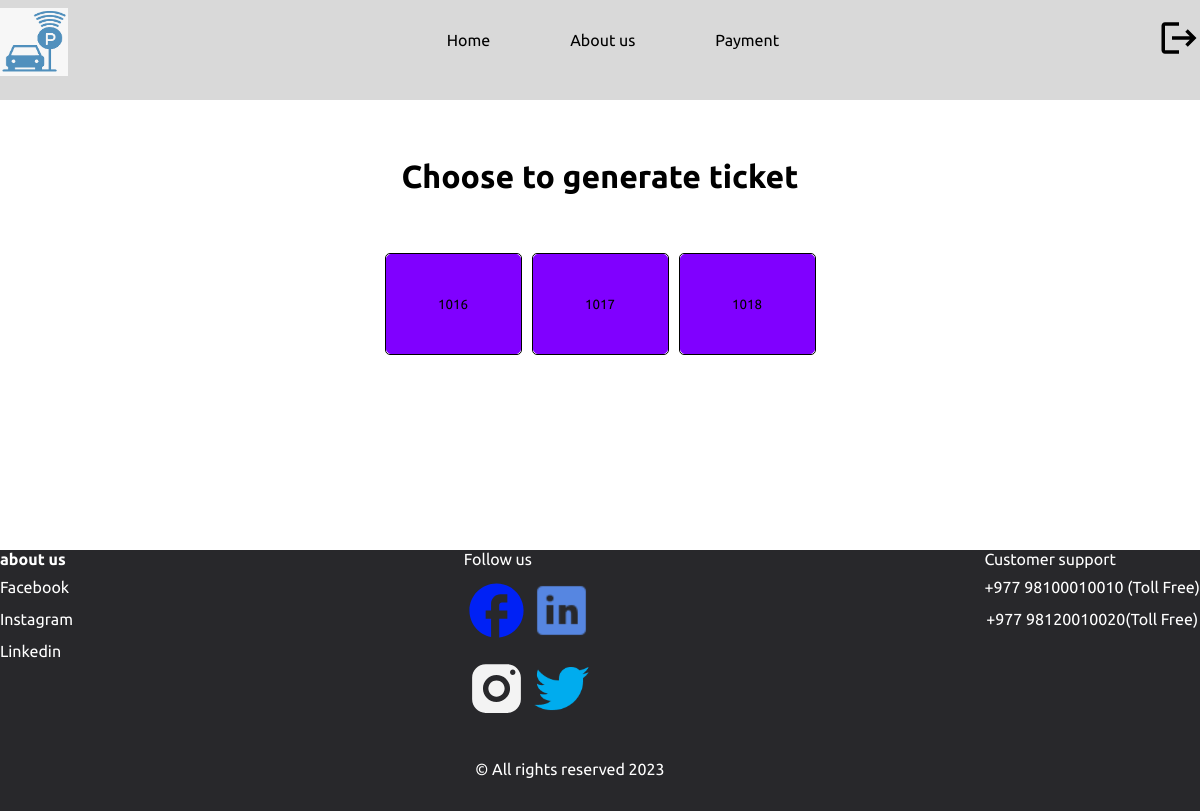
Page /ticket-test.php on the committed database.
### tables this page shows
CREATE TABLE `ticket` (
  `id` int(11) NOT NULL,
  `ticket_number` int(11) NOT NULL,
  `status` varchar(100) NOT NULL DEFAULT 'free',
  `vehicle_id` int(11) DEFAULT NULL,
  `amount` float DEFAULT NULL
);

### ticket-test.php (the view, shortened to what this page needs)
<!DOCTYPE html>
<html lang="en">
<head>
    <link rel="stylesheet" href="./styles/user_parking.css">
</head>
<body>
    <?php include("./include/after-login-nav.php"); ?>
    <h1 class="parking-header">Choose to generate ticket </h1>
    <div class="box-wrapper">
        <?php
        include("./database/databaseconn.php");
        $sql = "SELECT ticket_number  from ticket where status = 'free'";
        $result = mysqli_query($conn, $sql);
        if ($result->num_rows > 0) {
            while ($row = $result->fetch_assoc()) {
                $ticket_number = $row['ticket_number'];
                echo ' <div class="box">
                         <button class="button-remove"><a class="parking-lot" href="ticket.php?q=' . urlencode($ticket_number) . '">' . $ticket_number . '</a></button>
                        </div>';
            }
        } else {
            echo "0 result";
        }
        ?>
    </div>
    <div class="footer-user-parking">
        <?php include("./include/footer.php"); ?>
    </div>
</body>
</html>

### styles/user_parking.css (style rules this page uses)
* { margin: 0; padding: 0; box-sizing: border-box; font-family: 'Ubuntu', sans-serif; }
body { display: flex; flex-direction: column; justify-content: center; align-items: center; gap: 10px; }
.box { height: 102px; text-align: center; display: flex; width: 137px; border: 1px solid #000; border-radius: 5px; color: #000; }
.box-wrapper { display: flex; gap: 10px; flex-wrap: wrap; margin-top: 4%; }
.parking-header { margin-top:4%; }
.footer-user-parking { width: 100%; margin-top: 7.60%; }
.parking-lot { color: #000; text-decoration: none; }
.button-remove { width: 160px; padding: 8px; border-radius: 5px; color: #000; }

### styles/after_login_nav.css (style rules this page uses)
* { margin: 0; padding: 0; box-sizing: border-box; font-family: 'Ubuntu', sans-serif; }
button { width: 160px; padding: 8px; background-color: #8000FF; border: 1px solid #8000FF; border-radius: 5px; color: #ffff; }

### styles/footer.css (style rules this page uses)
* { margin: 0; padding: 0; box-sizing: border-box; font-family: 'Ubuntu', sans-serif; }

### ticket-test.php (style rules this page uses)
.footer-user-parking { width: 100%; margin-top: 12.6%; }

### rows in the picture
ticket: ticket_number "1016"
ticket: ticket_number "1017"
ticket: ticket_number "1018"
